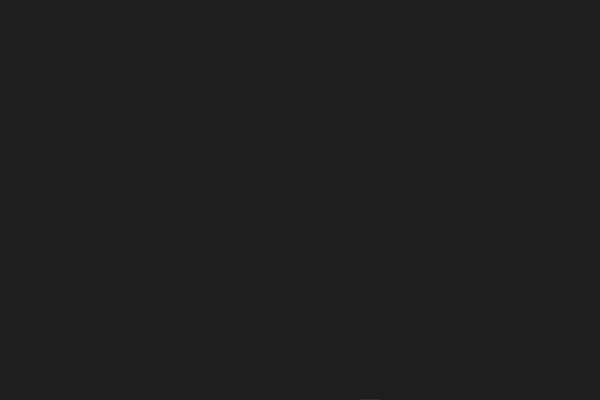
Frame 1 (no input)
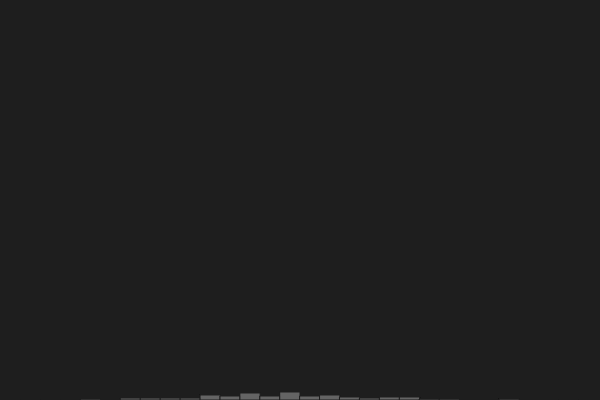
Frame 60 (no input)
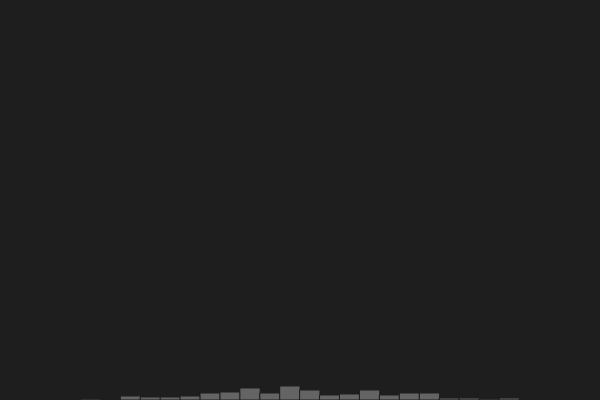
Frame 120 (the mouse pressed at the canvas centre since frame 60)

The p5.js sketch that drew these frames (run headless with seeded random() and noise() and a simulated clock; from frame 60 on, the mouse is pressed at the canvas centre):

// p5.js sketch
// ── sketch.js
const classes = [];
const classCount = 30;

function setup() {
    // Runs once
    createCanvas(600, 400); // width, height

    background(30);

    for (let i = 0; i < classCount; i++) {
        classes[i] = 0;
    }
}

// fill classes using a normal distribution
function draw() {
    // we choose mean from the classCount
    const mean = classCount/2;
    // 65%      will be around the 1*standardDeviation from mean
    // 95%      will be around the 2*standardDeviation from mean
    // 99.7%    will be around the 3*standardDeviation from mean
    const spread = 0.3;
    const standardDeviation = mean * spread;
    const randomClass = floor((randomGaussian() * standardDeviation) + mean);
    classes[randomClass] += 1;

    const barWidth = (width - 2)/classCount;
    for (let i = 0; i < classCount; i++) {
        stroke(30)
        fill(100)
        const barHeight = classes[i];
        rect(1 + i * barWidth, height-barHeight, barWidth, barHeight);
    }
}
